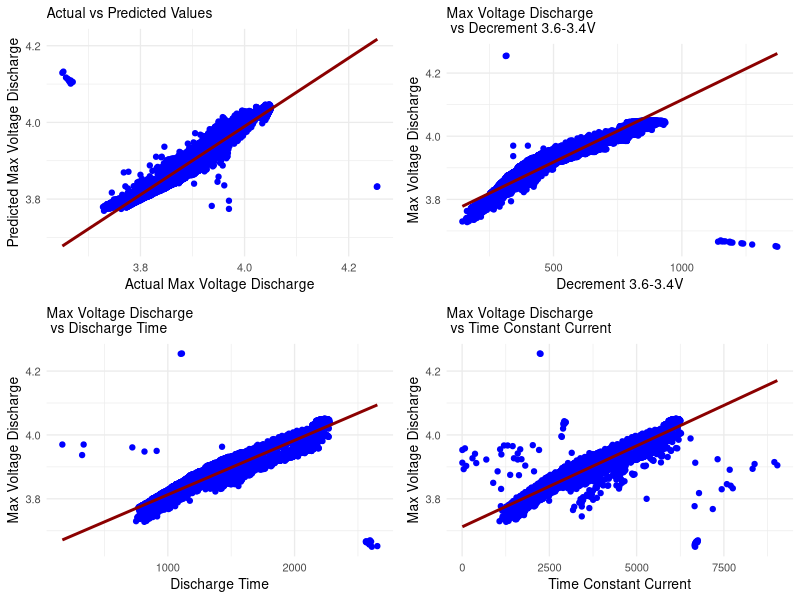

This figure's R source:
# Load necessary libraries
library(MCMCpack)
library(dplyr)
library(readxl)
library(ggplot2)
library(gridExtra)

# Set seed for reproducibility
set.seed(123)

# Read the Excel file
data <- read_excel("Dataset.xlsx")

# Create the dataframe with the specified columns
df <- data.frame(
  Discharge_Time = data[[2]],
  Decrement_3.6_3.4V = data[[3]],
  Max_Voltage_Dischar = data[[4]],
  Min_Voltage_Charg = data[[5]],
  Time_at_4.15V = data[[6]],
  Time_constant_current = data[[7]],
  Charging_time = data[[8]] * 10  # Reduce charging time by a factor of 10
)

# Filter the dataframe to include only rows where Max Voltage Discharge is >= 3.5V
df_filtered <- df %>% filter(Max_Voltage_Dischar >= 3.5)

# Fit the MCMC regression model
mcmc_model <- MCMCregress(Max_Voltage_Dischar ~ Discharge_Time + Decrement_3.6_3.4V + Time_constant_current,
                          data = df_filtered, 
                          burnin = 1000, 
                          mcmc = 10000)

# Print the summary of the MCMC model
summary(mcmc_model)

# Generate predictions for each observation in the filtered dataset
# Extract the posterior means for the coefficients
coefficients <- colMeans(mcmc_model)

# Calculate predictions
predictions <- coefficients[1] + 
  coefficients[2] * df_filtered$Discharge_Time + 
  coefficients[3] * df_filtered$Decrement_3.6_3.4V + 
  coefficients[4] * df_filtered$Time_constant_current

# Function to calculate AIC, BIC, and WAIC
calculate_information_criteria <- function(actual, predicted, n_params) {
  n <- length(actual)
  residuals <- actual - predicted
  rss <- sum(residuals^2)  # Residual sum of squares
  log_likelihood <- -n / 2 * log(rss / n)  # Approximate log-likelihood
  
  # AIC and BIC calculations
  aic <- -2 * log_likelihood + 2 * n_params
  bic <- -2 * log_likelihood + log(n) * n_params
  
  # WAIC calculation
  waic <- -2 * (mean(log(predicted)) - (n_params / n))  # Simplified WAIC
  
  # Return a detailed data frame with all criteria
  return(data.frame(AIC = aic, BIC = bic, WAIC = waic, n_params = n_params))
}

# Calculate AIC, BIC, and WAIC
n_params <- ncol(mcmc_model) - 1  # Number of parameters (excluding intercept)
info_criteria <- calculate_information_criteria(df_filtered$Max_Voltage_Dischar, predictions, n_params)

# Print the information criteria
print("Information Criteria:")
print(info_criteria)

# Create a plot of actual vs predicted values
plot_data <- data.frame(Actual = df_filtered$Max_Voltage_Dischar, Predicted = predictions)

# Create the plot
p1 <- ggplot(plot_data, aes(x = Actual, y = Predicted)) +
  geom_point(color = "blue") +
  geom_smooth(method = "lm", color = "darkred", se = FALSE) +
  labs(title = "Actual vs Predicted Values", x = "Actual Max Voltage Discharge", y = "Predicted Max Voltage Discharge") +
  theme_minimal(base_size = 10) +
  theme(plot.title = element_text(size = 10))

# Additional plots with regression lines
p2 <- ggplot(df_filtered, aes(x = Decrement_3.6_3.4V, y = Max_Voltage_Dischar)) +
  geom_point(color = "blue") +
  geom_smooth(method = "lm", color = "darkred", se = FALSE) +
  labs(title = "Max Voltage Discharge \n vs Decrement 3.6-3.4V", x = "Decrement 3.6-3.4V", y = "Max Voltage Discharge") +
  theme_minimal(base_size = 10) +
  theme(plot.title = element_text(size = 10))

p3 <- ggplot(df_filtered, aes(x = Discharge_Time, y = Max_Voltage_Dischar)) +
  geom_point(color = "blue") +
  geom_smooth(method = "lm", color = "darkred", se = FALSE) +
  labs(title = "Max Voltage Discharge \n vs Discharge Time", x = "Discharge Time", y = "Max Voltage Discharge") +
  theme_minimal(base_size = 10) +
  theme(plot.title = element_text(size = 10))

p4 <- ggplot(df_filtered, aes(x = Time_constant_current, y = Max_Voltage_Dischar)) +
  geom_point(color = "blue") +
  geom_smooth(method = "lm", color = "darkred", se = FALSE) +
  labs(title = "Max Voltage Discharge \n vs Time Constant Current", x = "Time Constant Current", y = "Max Voltage Discharge") +
  theme_minimal(base_size = 10) +
  theme(plot.title = element_text(size = 10))

# Arrange all plots in a grid
grid.arrange(p1, p2, p3, p4, ncol = 2)
